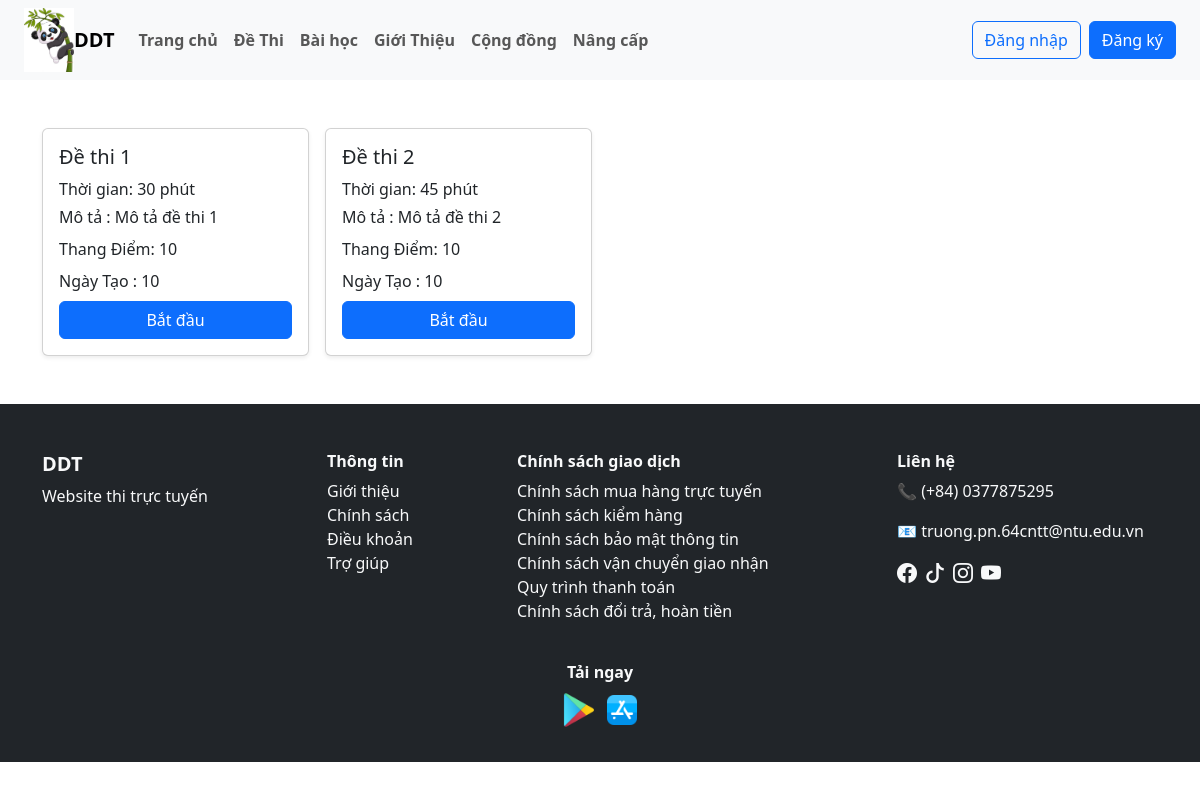
Screenshot of /user/bai_thi_theo_muc.php with the database file from the repository.
### tables this page shows
CREATE TABLE `de_thi` (
  `id` varchar(10) NOT NULL,
  `id_danh_muc` int(11) DEFAULT NULL,
  `ten_de_thi` varchar(255) NOT NULL,
  `mo_ta` text DEFAULT NULL,
  `thoi_gian` int(11) DEFAULT NULL,
  `id_bai_hoc` varchar(10) DEFAULT NULL,
  `thang_diem` int(11) DEFAULT 10,
  `ngay_tao` datetime DEFAULT current_timestamp()
);

### user/bai_thi_theo_muc.php (the view, shortened to what this page needs)
<?php
include("./header.php");
if(isset($_GET['id_dm'])){
    $id_dm = $_GET['id_dm'];
    $sql_dm = "SELECT ten_danh_muc FROM danh_muc_de_thi WHERE id = $id_dm";
    $result_dm = mysqli_query($dbc, $sql_dm);
    if(mysqli_num_rows($result_dm) > 0){
        $ten_dm = mysqli_fetch_assoc($result_dm)['ten_danh_muc'];
    }
    $sql_de = "SELECT * FROM de_thi WHERE id_danh_muc = $id_dm ORDER BY ngay_tao DESC";
    $result_de = mysqli_query($dbc, $sql_de);
} else {
    $result_de = mysqli_query($dbc, "SELECT * FROM de_thi ORDER BY ngay_tao DESC");
}
?>
<div class="container my-5">
    <div class="row g-3">
        <?php if(mysqli_num_rows($result_de) > 0): ?>
        <?php while($row = mysqli_fetch_assoc($result_de)): ?>
        <div class="col-12 col-sm-6 col-md-4 col-lg-3">
            <div class="card shadow-sm h-100">
                <div class="card-body">
                    <h5 class="card-title"><?= $row['ten_de_thi'] ?></h5>
                    <p class="card-text mb-1">Thời gian: <?= $row['thoi_gian'] ?> phút</p>
                    <p class="card-text mb-2">Mô tả : <?php echo $row['mo_ta']?></p>
                    <p class="card-text mb-2">Thang Điểm: <?php echo $row['thang_diem']?></p>
                    <p class="card-text mb-2">Ngày Tạo : <?php echo $row['thang_diem']?></p>
                    <a href="./lam_de.php?id_dt=<?= $row['id'] ?>" class="btn btn-primary w-100">Bắt đầu</a>
                </div>
            </div>
        </div>
        <?php endwhile; ?>
        <?php else: ?>
        <p>Chưa có đề thi nào trong danh mục này.</p>
        <?php endif; ?>
    </div>
</div>
<?php include("./footer.php"); ?>

### rows the page displays
de_thi: ten_de_thi "Đề thi 1", thoi_gian "30", mo_ta "Mô tả đề thi 1", thang_diem "10"
de_thi: ten_de_thi "Đề thi 2", thoi_gian "45", mo_ta "Mô tả đề thi 2", thang_diem "10"
